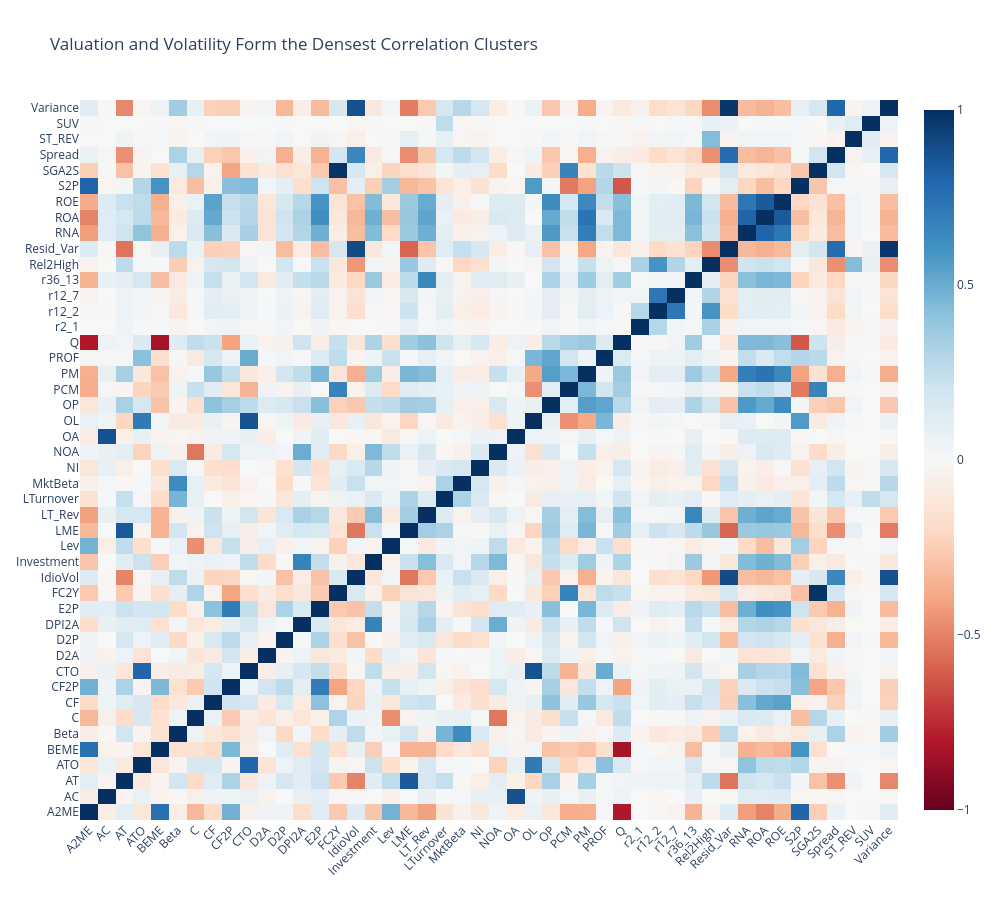

The cell this chart's notebook holds for it:
### Code cell
# Correlation heatmap
fig = go.Figure(
    data=go.Heatmap(
        z=corr_matrix,
        x=feature_cols,
        y=feature_cols,
        colorscale="RdBu",
        zmid=0,
        zmin=-1,
        zmax=1,
    )
)
fig.update_layout(
    title="Valuation and Volatility Form the Densest Correlation Clusters",
    width=1000,
    height=900,
    xaxis_tickangle=-45,
)
fig.show()

### Figure 1 — Plotly figure (JSON) as saved in the notebook; plotly's stock layout.template omitted (floating-point values rounded to 4 significant figures; data arrays with more than 128 entries replaced by an {"elided": "..."} marker saying what was removed)
{"data": [{"colorscale": [[0.0, "rgb(103,0,31)"], [0.1, "rgb(178,24,43)"], [0.2, "rgb(214,96,77)"], [0.3, "rgb(244,165,130)"], [0.4, "rgb(253,219,199)"], [0.5, "rgb(247,247,247)"], [0.6, "rgb(209,229,240)"], [0.7, "rgb(146,197,222)"], [0.8, "rgb(67,147,195)"], [0.9, "rgb(33,102,172)"], [1.0, "rgb(5,48,97)"]], "type": "heatmap", "x": ["A2ME", "AC", "AT", "ATO", "BEME", "Beta", "C", "CF", "CF2P", "CTO", "D2A", "D2P", "DPI2A", "E2P", "FC2Y", "IdioVol", "Investment", "Lev", "LME", "LT_Rev", "LTurnover", "MktBeta", "NI", "NOA", "OA", "OL", "OP", "PCM", "PM", "PROF", "Q", "r2_1", "r12_2", "r12_7", "r36_13", "Rel2High", "Resid_Var", "RNA", "ROA", "ROE", "S2P", "SGA2S", "Spread", "ST_REV", "SUV", "Variance"], "y": ["A2ME", "AC", "AT", "ATO", "BEME", "Beta", "C", "CF", "CF2P", "CTO", "D2A", "D2P", "DPI2A", "E2P", "FC2Y", "IdioVol", "Investment", "Lev", "LME", "LT_Rev", "LTurnover", "MktBeta", "NI", "NOA", "OA", "OL", "OP", "PCM", "PM", "PROF", "Q", "r2_1", "r12_2", "r12_7", "r36_13", "Rel2High", "Resid_Var", "RNA", "ROA", "ROE", "S2P", "SGA2S", "Spread", "ST_REV", "SUV", "Variance"], "z": {"elided": "46x46 float values"}, "zmax": 1, "zmid": 0, "zmin": -1}], "layout": {"height": 900, "title": {"text": "Valuation and Volatility Form the Densest Correlation Clusters"}, "width": 1000, "xaxis": {"tickangle": -45}}}
